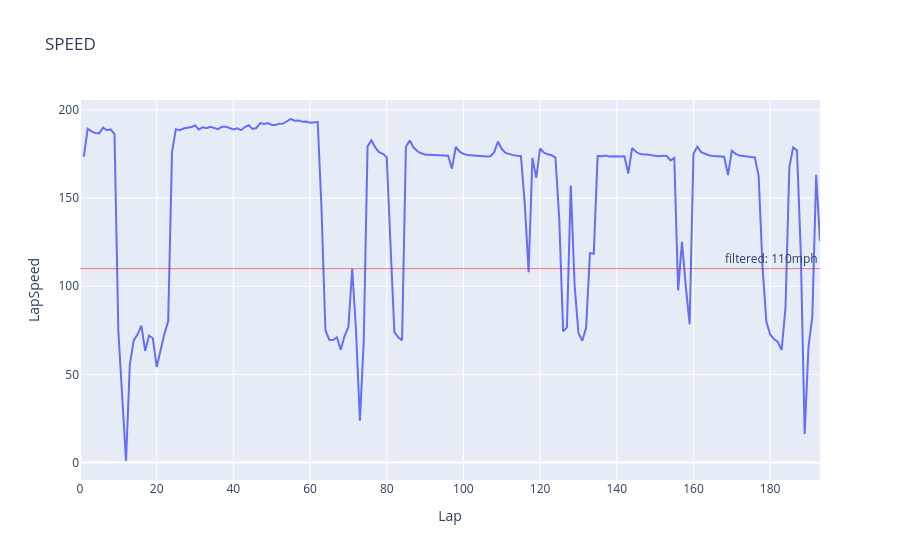
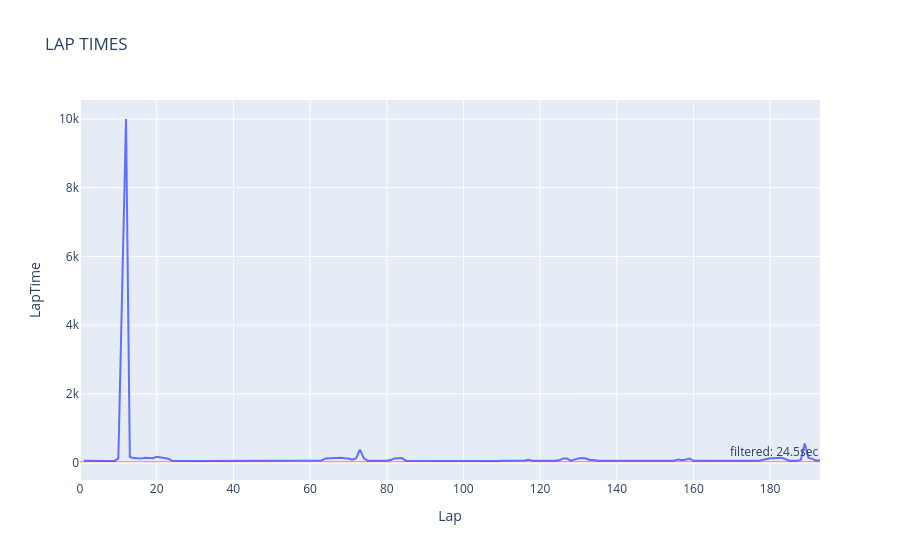

The cell these charts' notebook holds for them, in order:
### Code cell
driver_csv = path + driver + '.csv'
df = pd.read_csv(driver_csv)
df = df.drop([11,21])
print(df.head(5))

# check lap_value to use
annotation = 'filtered: ' + str(filtered_speed_value) + 'mph'
fig = px.line(df, x='Lap', y='LapSpeed', title='SPEED')
fig.add_hline(y=filtered_speed_value, line_width=0.5, line_color='red', annotation_text=annotation)
fig.show()

# check speed_value to use
annotation = 'filtered: ' + str(filtered_lap_value) + 'sec'
fig = px.line(df, x='Lap', y='LapTime', title='LAP TIMES')
fig.add_hline(y=filtered_lap_value, line_width=0.5, line_color='red', annotation_text=annotation)
fig.show()

del df

### Figure 1 — Plotly figure (JSON) as saved in the notebook; plotly's stock layout.template omitted (floating-point values rounded to 4 significant figures; data arrays with more than 128 entries replaced by an {"elided": "..."} marker saying what was removed)
{"data": [{"hovertemplate": "Lap=%{x}<br>LapSpeed=%{y}<extra></extra>", "legendgroup": "", "line": {"color": "#636efa", "dash": "solid"}, "marker": {"symbol": "circle"}, "mode": "lines", "name": "", "orientation": "v", "showlegend": false, "type": "scatter", "x": {"elided": "192 int values"}, "xaxis": "x", "y": {"elided": "192 float values"}, "yaxis": "y"}], "layout": {"annotations": [{"showarrow": false, "text": "filtered: 110mph", "x": 1, "xanchor": "right", "xref": "x domain", "y": 110, "yanchor": "bottom", "yref": "y"}], "legend": {"tracegroupgap": 0}, "shapes": [{"line": {"color": "red", "width": 0.5}, "type": "line", "x0": 0, "x1": 1, "xref": "x domain", "y0": 110, "y1": 110, "yref": "y"}], "title": {"text": "SPEED"}, "xaxis": {"anchor": "y", "domain": [0, 1], "title": {"text": "Lap"}}, "yaxis": {"anchor": "x", "domain": [0, 1], "title": {"text": "LapSpeed"}}}}

### Figure 2 — Plotly figure (JSON) as saved in the notebook; plotly's stock layout.template omitted (floating-point values rounded to 4 significant figures; data arrays with more than 128 entries replaced by an {"elided": "..."} marker saying what was removed)
{"data": [{"hovertemplate": "Lap=%{x}<br>LapTime=%{y}<extra></extra>", "legendgroup": "", "line": {"color": "#636efa", "dash": "solid"}, "marker": {"symbol": "circle"}, "mode": "lines", "name": "", "orientation": "v", "showlegend": false, "type": "scatter", "x": {"elided": "192 int values"}, "xaxis": "x", "y": {"elided": "192 float values"}, "yaxis": "y"}], "layout": {"annotations": [{"showarrow": false, "text": "filtered: 24.5sec", "x": 1, "xanchor": "right", "xref": "x domain", "y": 24.5, "yanchor": "bottom", "yref": "y"}], "legend": {"tracegroupgap": 0}, "shapes": [{"line": {"color": "red", "width": 0.5}, "type": "line", "x0": 0, "x1": 1, "xref": "x domain", "y0": 24.5, "y1": 24.5, "yref": "y"}], "title": {"text": "LAP TIMES"}, "xaxis": {"anchor": "y", "domain": [0, 1], "title": {"text": "Lap"}}, "yaxis": {"anchor": "x", "domain": [0, 1], "title": {"text": "LapTime"}}}}
